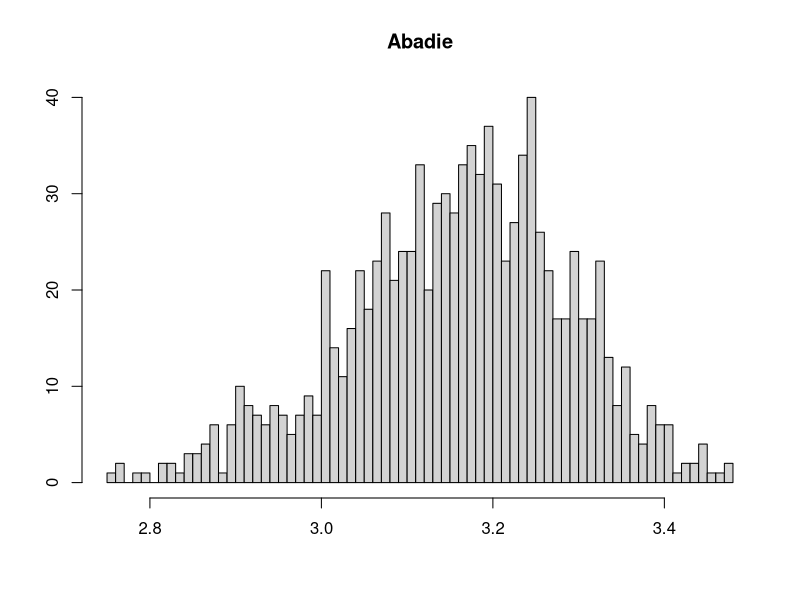
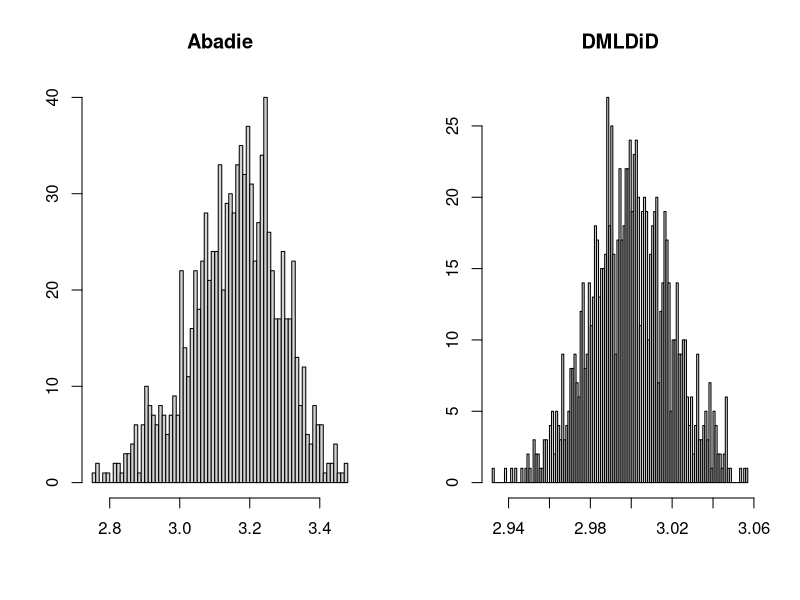

Write R code to recreate these figures, in order.
install.packages("glmnet")
library(glmnet)

install.packages("randomForest")
library(randomForest)

#Data generating #Repeated outcomes
set.seed(666)
B=1000
N=200
p=100
s=5
X=array(rnorm(N*B*p,0,1),dim=c(B,N,p))
gamma=c(s:1,rep(0,(p-s)))/s

D=matrix(0,B,N)
z=matrix(0,B,N)
pr=matrix(0,B,N)

for (i in 1:B){
  z[i,] = X[i,,]%*%gamma        # linear combination 
  pr[i,] = 1/(1+exp(-z[i,]))         # P(D=1 given X) Probit
  D[i,] = rbinom(N,1,pr[i,]) 
}


beta1=gamma+0.5
beta2=gamma+1
theta=3

e1=matrix(rnorm(B*N,0,0.1),B,N)
e2=matrix(rnorm(B*N,0,0.1),B,N)
e3=matrix(rnorm(B*N,0,0.1),B,N)

Y00=matrix(0,B,N)
Y01=matrix(0,B,N)
Y11=matrix(0,B,N)

for (i in 1:B){
  
  Y00[i,]=X[i,,]%*%beta1+e1[i,]
  Y01[i,]=Y00[i,]+1+e2[i,]
  Y11[i,]=theta+Y01[i,]+e3[i,]
}

Y0=Y00
Y1=Y01*(1-D)+Y11*D





#####################################################################################
#Abadie's Estimator
#ghat = Logti Lasso
thetahat=c(0)
for (i in 1:B){
  #CV=cv.glmnet(X[i,,],D[i,],family="binomial",alpha=1)
  #CV$lambda.1se
  fit=glmnet(X[i,,],D[i,],family="binomial",alpha=1,lambda=0.079)
  beta1hat=fit$beta
  ghat=1/(1+exp(-X[i,,]%*%beta1hat))
  
  thetahat[i]=mean((Y1[i,]-Y0[i,])/mean(D[i,])*(D[i,]-ghat)/(1-ghat))
}


hist(thetahat,breaks=100,main="Abadie",xlab="",ylab="")

#HD
###Sample splitting parameters
k=2
k1=c(1:(N/k))
k2=c((N/k+1):(2*N/k))
K=rbind(k1,k2)

#DML
thetabar=c(0)
for (i in 1:B){
  thetaDML=c(0)
  for (q in 1:k){
    #    CV=cv.glmnet(X[i,-K[q,],],D[i,-K[q,]],family="binomial",alpha=1)
    #    CV$lambda.1se
    fit=glmnet(X[i,-K[q,],],D[i,-K[q,]],family="binomial",alpha=1,lambda=0.079)
    beta1hat=fit$beta
    
    index=which(D[i,-K[q,]]==0)
    y=Y1[i,-K[q,]]-Y0[i,-K[q,]]
    y=y[index]
    XX=X[i,-K[q,],1:s]
    XX=XX[index,]
    
    
    model=randomForest(XX,y)
    ghat=1/(1+exp(-X[i,K[q,],]%*%beta1hat))
    
    ellhat=predict(model,X[i,K[q,],1:s])
    
    thetaDML[q]=mean((Y1[i,K[q,]]-Y0[i,K[q,]])/mean(D[i,K[q,]])*(D[i,K[q,]]-ghat)/(1-ghat)-(D[i,K[q,]]-ghat)/mean(D[i,K[q,]])/(1-ghat)*ellhat)
    
  }
  thetabar[i]=mean(thetaDML)
}


par(mfrow=c(1,2))
hist(thetahat,breaks=100,main="Abadie",xlab="",ylab="")
hist(thetabar[which(thetabar>2.8)],breaks=100,main="DMLDiD",xlab="",ylab="")



